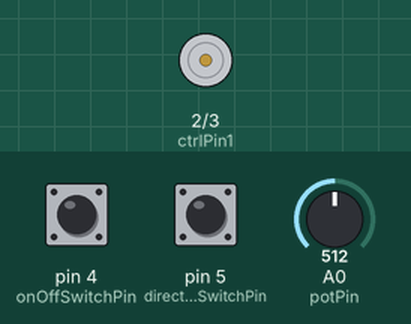
Recording of a sketch running on a simulated Arduino Uno, built with avr-gcc and run on an emulated ATmega328P. Parts: motor-driver pin pairs drawn as motors (green arrow = first pin HIGH = forward, orange = second pin HIGH = backward, longer = more drive, scaled by the enable pin). The inputs (shaded band) are chosen by the test bench; at power-on: pin 4 (onOffSwitchPin) LOW, A0 (potPin) = 512, pin 5 (directionSwitchPin) LOW. What the sketch prints to the serial monitor is not drawn.

Above: at 1.2 s.
1.3 s: pin 4 (onOffSwitchPin) pulled HIGH for 0.15 s
At 1.8 s:
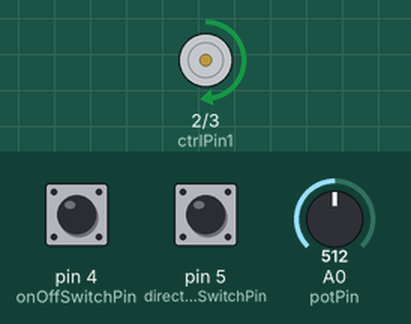
2.9 s: A0 (potPin) set to 716
At 4.1 s:
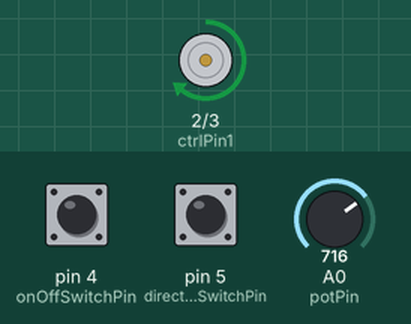
4.4 s: pin 5 (directionSwitchPin) pulled HIGH for 0.15 s
At 5.6 s:
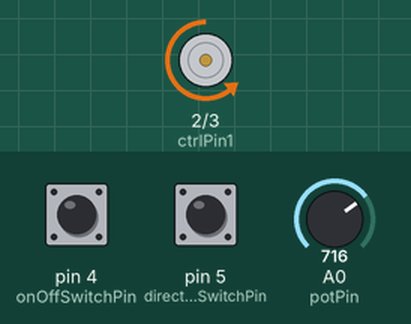
6.0 s: A0 (potPin) set to 900
At 6.7 s:
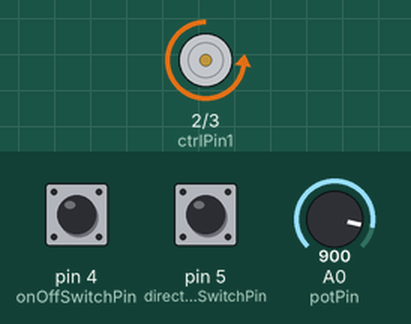
7.5 s: pin 4 (onOffSwitchPin) pulled HIGH for 1 s
At 7.9 s:
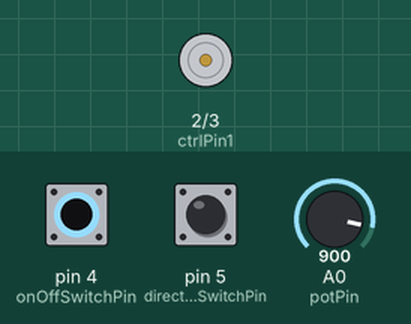
10.0 s: pin 4 (onOffSwitchPin) pulled HIGH for 3.2 s
At 10.9 s:
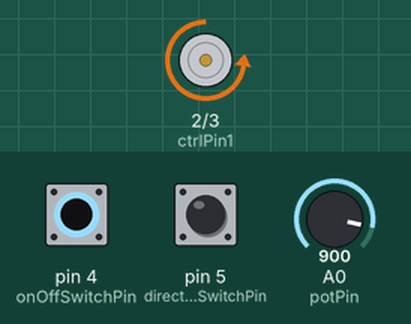
Timing chart, 0 to 13.0 s (numbered marks = the images above; inputs shaded):
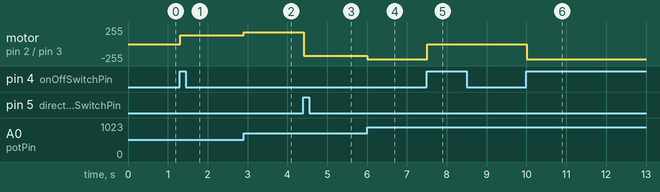

Measured:
- after the input at 1.3 s, motor on pin 2 (ctrlPin1) / pin 3 (ctrlPin2): stopped → forward 128/255 at once
- after the input at 2.9 s, motor on pin 2 (ctrlPin1) / pin 3 (ctrlPin2): forward 128/255 → forward 179/255 at once
- after the input at 4.4 s, motor on pin 2 (ctrlPin1) / pin 3 (ctrlPin2): forward 179/255 → backward 179/255 at once
- after the input at 6.0 s, motor on pin 2 (ctrlPin1) / pin 3 (ctrlPin2): backward 179/255 → backward 225/255 at once
- after the input at 7.5 s, motor on pin 2 (ctrlPin1) / pin 3 (ctrlPin2): backward 225/255 → stopped at once
- after the input at 10.0 s, motor on pin 2 (ctrlPin1) / pin 3 (ctrlPin2): stopped → backward 225/255 at once

The sketch:

_10_-_Zoetrope.ino
```cpp
const int ctrlPin1 = 2;
const int ctrlPin2 = 3;
const int onOffSwitchPin = 4;
const int directionSwitchPin = 5;
const int enablePin = 9;
const int potPin = A0;

int onOffSwitchState = LOW;
int prevOnOffSwitchState = LOW;
int directionSwitchState = LOW;
int prevDirectionSwitchState = LOW;

int motorSpeed = 0;
bool motorEnabled = false;
bool motorReversed = false;

void setup() {
  pinMode(ctrlPin1, OUTPUT);
  pinMode(ctrlPin2, OUTPUT);
  pinMode(enablePin, OUTPUT);
  pinMode(onOffSwitchPin, INPUT);
  pinMode(directionSwitchPin, INPUT);

  digitalWrite(enablePin, LOW);
  Serial.begin(9600);
}

void loop() {
  // on/off switch
  onOffSwitchState = digitalRead(onOffSwitchPin);
  if(onOffSwitchState != prevOnOffSwitchState && onOffSwitchState == HIGH) {
    motorEnabled = !motorEnabled;
  }
  prevOnOffSwitchState = onOffSwitchState;

  // Direction switch
  directionSwitchState = digitalRead(directionSwitchPin);
  if(directionSwitchState != prevDirectionSwitchState && directionSwitchState == HIGH) {
    motorReversed = !motorReversed;
  }
  prevDirectionSwitchState = directionSwitchState;

  // Speed
  motorSpeed = analogRead(potPin) / 4;
  Serial.println(motorSpeed);

  // Steer motor
  digitalWrite(ctrlPin1, motorReversed ? LOW : HIGH);
  digitalWrite(ctrlPin2, motorReversed ? HIGH : LOW);
  analogWrite(enablePin, motorEnabled ? motorSpeed : 0);
}
```
